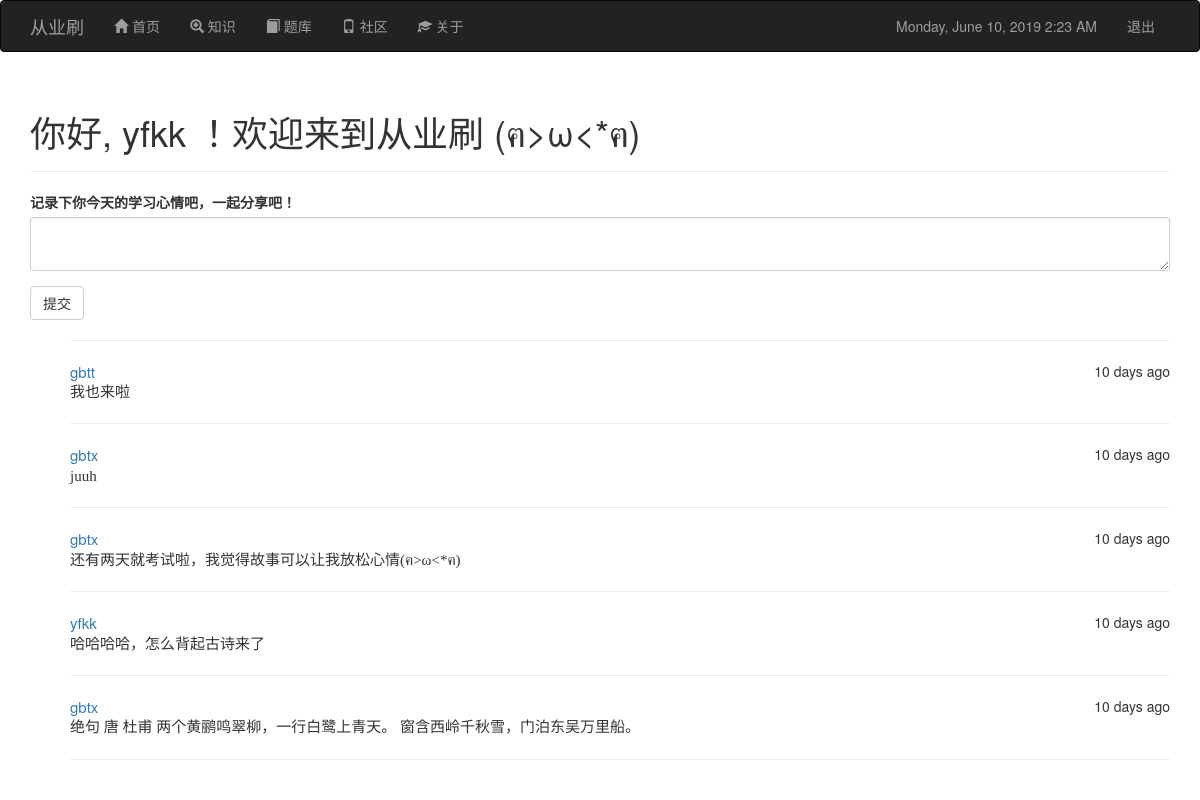
Screenshot of /community (signed in) with the database file from the repository.
### app.py (models this page shows, shortened)
class User(UserMixin, db.Model):
    __tablename__ = 'users'
    id = db.Column(db.Integer, primary_key=True)
    email = db.Column(db.String(64), unique=True, index=True)
    username = db.Column(db.String(64), unique=True, index=True)
    role_id = db.Column(db.Integer, db.ForeignKey('roles.id'))
    password_hash = db.Column(db.String(128))
    posts = db.relationship('Post', backref='author', lazy='dynamic')
    @property
    def password(self):
        raise AttributeError('password is not a readable attribute')

class Post(db.Model):
    __tablename__ = 'posts'
    id = db.Column(db.Integer, primary_key=True)
    body = db.Column(db.Text)
    timestamp = db.Column(db.DateTime, index=True, default=datetime.utcnow)
    author_id = db.Column(db.Integer, db.ForeignKey('users.id'))

### app.py (the view)
@app.route('/community', methods=['GET', 'POST'])
def community():
    form = PostForm()
    if form.validate_on_submit():
        post = Post(body=form.body.data, author=current_user._get_current_object())
        db.session.add(post)
        db.session.commit()
        return redirect(url_for('.community'))
    posts = Post.query.order_by(Post.timestamp.desc()).all()
    return render_template('community.html', posts=posts, form=form, current_time=datetime.utcnow())

### app.py
class PostForm(FlaskForm):
    body = TextAreaField("记录下你今天的学习心情吧，一起分享吧！", validators=[DataRequired()])
    submit = SubmitField('提交')

### app.py (called while the page is built)
@login_manager.user_loader
def load_user(user_id):
    return User.query.get(int(user_id))

### templates/community.html (shortened to what this page needs)
{% extends "base.html" %}
{% import "bootstrap/wtf.html" as wtf %}
{% block head %}
    {{ super() }}
{% endblock %}
{% block page_content %}
<div class="page-header">
    <h1>你好,
        {% if current_user.is_authenticated %}
            {{ current_user.username }}
        {% else %}
            游客
        {% endif %}
        ！欢迎来到从业刷 (ฅ>ω<*ฅ)
    </h1>
</div>
<div>
    {% if current_user.is_authenticated %}
    {{ wtf.quick_form(form) }}
    {% endif %}
</div>
<ul class="posts">
    {% for post in posts %}
        <HR>
    <li class="post">
        <div class="post-author">
            <a href="{{ url_for('index')}}">{{ post.author.username }}</a>
            <span class="post-date">{{ moment(post.timestamp).fromNow() }}</span>
        </div>
        <div class="post-body">{{ post.body }}</div>
    </li>
    {% endfor %}
<HR>
</ul>
{% endblock %}

### templates/community.html (style rules this page uses)
.post-body { font-size:15px; font-family: 华文楷体 }
.post-author { font-size:15px }
.post-date { font-size:14px; float: right }
ul li { list-style: none; }

### rows the page displays
User: username "yfkk"
Post: author.username "gbtt", timestamp "10 days ago", body "我也来啦"
Post: author.username "gbtx", timestamp "10 days ago", body "juuh"
Post: author.username "gbtx", timestamp "10 days ago", body "还有两天就考试啦，我觉得故事可以让我放松心情(ฅ>ω<*ฅ)"
Post: author.username "yfkk", timestamp "10 days ago", body "哈哈哈哈，怎么背起古诗来了"
Post: author.username "gbtx", timestamp "10 days ago", body "绝句 唐 杜甫 两个黄鹂鸣翠柳，一行白鹭上青天。 窗含西岭千秋雪，门泊东吴万里船。"
